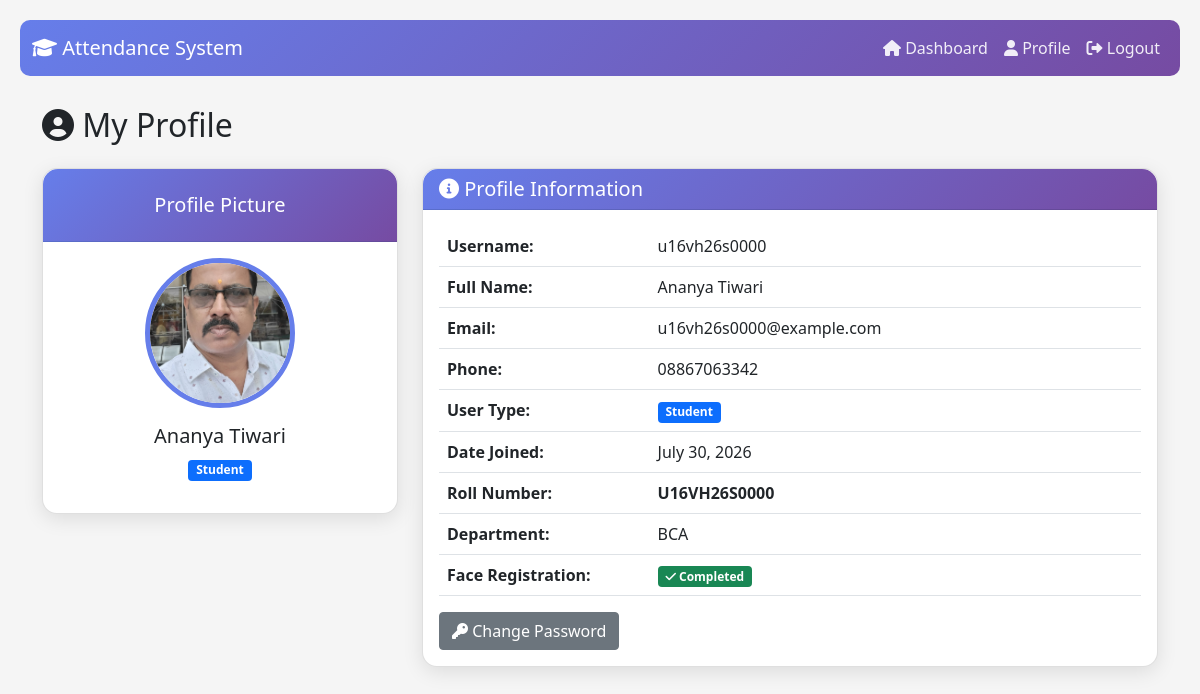
The page /accounts/profile/ (signed in) on the database its author committed.
### accounts/models.py (models this page shows, shortened)
class StudentProfile(models.Model):
    user = models.OneToOneField(User, on_delete=models.CASCADE, related_name='student_profile')
    roll_no = models.CharField(max_length=20, unique=True)
    department = models.CharField(max_length=100)
    face_encoding = models.TextField(blank=True, null=True)
    face_image = models.ImageField(upload_to='face_images/', blank=True, null=True)
    registration_complete = models.BooleanField(default=False)

class User(AbstractUser):
    USER_TYPE_CHOICES = (
        ('principal', 'Principal'),
        ('hod', 'HOD'),
        ('lecturer', 'Lecturer'),
        ('student', 'Student'),
        ('staff', 'Non‑Teaching Staff'),
        ('admin', 'Admin'),
    )
    user_type = models.CharField(max_length=20, choices=USER_TYPE_CHOICES)
    phone_number = models.CharField(max_length=15, blank=True, null=True)
    assigned_course = models.ForeignKey(
        Course,
        on_delete=models.SET_NULL,
        null=True,
        blank=True,
        related_name='hod_user'
    )

### accounts/views.py (the view)
# urls.py: path('profile/', views.profile_view, name='profile'),
@login_required
def profile_view(request):
    context = {}
    if request.user.user_type == 'student':
        try:
            context['student_profile'] = StudentProfile.objects.get(user=request.user)
        except StudentProfile.DoesNotExist:
            pass
    return render(request, 'accounts/profile.html', context)

### templates/accounts/profile.html (shortened to what this page needs)
<!DOCTYPE html>
<html lang="en">
<head>
    <link href="https://cdn.jsdelivr.net/npm/bootstrap@5.1.3/dist/css/bootstrap.min.css" rel="stylesheet">
    <link href="https://cdnjs.cloudflare.com/ajax/libs/font-awesome/6.0.0/css/all.min.css" rel="stylesheet">
</head>
<body>
    <nav class="navbar navbar-expand-lg">
        <div class="container-fluid">
            <a class="navbar-brand" href="/">
                <i class="fas fa-graduation-cap"></i> Attendance System
            </a>
            <div class="collapse navbar-collapse" id="navbarNav">
                <ul class="navbar-nav ms-auto">
                    <li class="nav-item">
                        <a class="nav-link" href="/">
                            <i class="fas fa-home"></i> Dashboard
                        </a>
                    </li>
                    <li class="nav-item">
                        <a class="nav-link active" href="{% url 'profile' %}">
                            <i class="fas fa-user"></i> Profile
                        </a>
                    </li>
                    <li class="nav-item">
                        <a class="nav-link" href="{% url 'logout' %}">
                            <i class="fas fa-sign-out-alt"></i> Logout
                        </a>
                    </li>
                </ul>
            </div>
        </div>
    </nav>
    <div class="container">
        <h2 class="mb-4">
            <i class="fas fa-user-circle"></i> My Profile
        </h2>
        <div class="row">
            <div class="col-md-4">
                <div class="card mb-4">
                    <div class="card-header text-center py-4">
                        <h5 class="mb-0">Profile Picture</h5>
                    </div>
                    <div class="card-body text-center">
                        {% if user.user_type == 'student' and student_profile.face_image %}
                            <img src="{{ student_profile.face_image.url }}"
                                 alt="Profile"
                                 class="rounded-circle profile-img mb-3">
                        {% else %}
                            <div class="rounded-circle bg-secondary d-flex align-items-center justify-content-center mx-auto mb-3"
                                 style="width: 150px; height: 150px;">
                                <i class="fas fa-user fa-4x text-white"></i>
                            </div>
                        {% endif %}
                        <h5>{{ user.get_full_name }}</h5>
                        <p class="text-muted">
                            <span class="badge bg-primary">{{ user.get_user_type_display }}</span>
                        </p>
                    </div>
                </div>
            </div>
            <div class="col-md-8">
                <div class="card mb-4">
                    <div class="card-header">
                        <h5 class="mb-0">
                            <i class="fas fa-info-circle"></i> Profile Information
                        </h5>
                    </div>
                    <div class="card-body">
                        <table class="table table-hover">
                            <tr>
                                <th width="30%">Username:</th>
                                <td>{{ user.username }}</td>
                            </tr>
                            <tr>
                                <th>Full Name:</th>
                                <td>{{ user.get_full_name }}</td>
                            </tr>
                            <tr>
                                <th>Email:</th>
                                <td>{{ user.email }}</td>
                            </tr>
                            <tr>
                                <th>Phone:</th>
                                <td>{{ user.phone_number|default:"Not provided" }}</td>
                            </tr>
                            <tr>
                                <th>User Type:</th>
                                <td>
                                    <span class="badge bg-primary">{{ user.get_user_type_display }}</span>
                                </td>
                            </tr>
                            <tr>
                                <th>Date Joined:</th>
                                <td>{{ user.date_joined|date:"F d, Y" }}</td>
                            </tr>
                            {% if user.user_type == 'student' %}
                                <tr>
                                    <th>Roll Number:</th>
                                    <td><strong>{{ student_profile.roll_no }}</strong></td>
                                </tr>
                                <tr>
                                    <th>Department:</th>
                                    <td>{{ student_profile.department }}</td>
                                </tr>
                                <tr>
                                    <th>Face Registration:</th>
                                    <td>
                                        {% if student_profile.registration_complete %}
                                            <span class="badge bg-success">
                                                <i class="fas fa-check"></i> Completed
                                            </span>
                                        {% endif %}
                                    </td>
                                </tr>
                            {% endif %}
                        </table>
                        <div class="d-flex gap-2 mt-3">
                            <a href="{% url 'change_password' %}" class="btn btn-secondary">
                                <i class="fas fa-key"></i> Change Password
                            </a>
                        </div>
                    </div>
                </div>
            </div>
        </div>
    </div>
</body>
</html>

### templates/accounts/profile.html (style rules this page uses)
body { background: #f5f5f5; padding: 20px; }
.navbar { background: linear-gradient(135deg, #667eea 0%, #764ba2 100%); margin-bottom: 30px; border-radius: 10px; }
.navbar-brand { color: white !important; }
.nav-link { color: rgba(255,255,255,0.9) !important; }
.card { border-radius: 15px; box-shadow: 0 5px 20px rgba(0,0,0,0.1); }
.card-header { background: linear-gradient(135deg, #667eea 0%, #764ba2 100%); color: white; border-radius: 15px 15px 0 0 !important; }
.profile-img { width: 150px; height: 150px; object-fit: cover; border: 5px solid #667eea; }

### rows shown on the page
StudentProfile: face_image (picture), roll_no "U16VH26S0000", department "BCA"
User: get_full_name "Ananya Tiwari", user_type "Student", username "u16vh26s0000", email "u16vh26s0000@example.com", phone_number "08867063342", date_joined "July 30, 2026"
